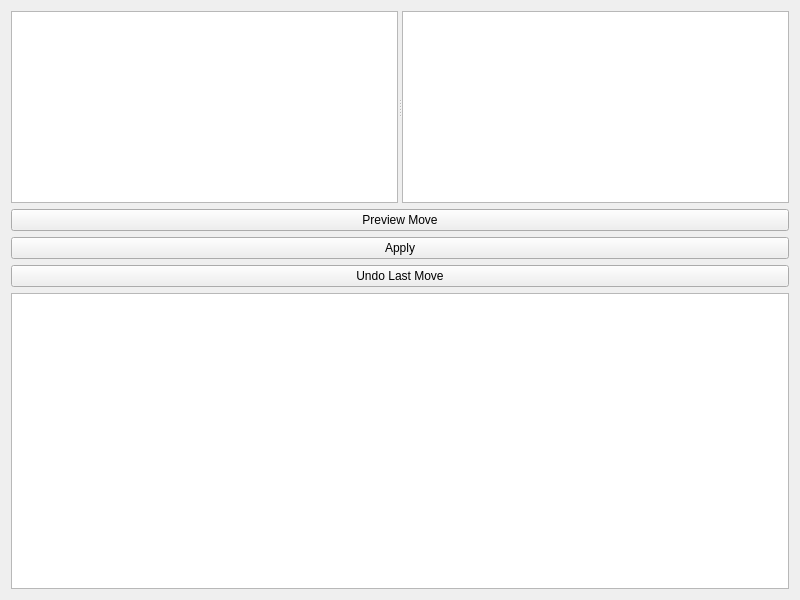
<?xml version="1.0" encoding="UTF-8"?>
<ui version="4.0">
 <class>AssetManagerWidget</class>
 <widget class="QWidget" name="AssetManagerWidget">
  <property name="geometry">
   <rect>
    <x>0</x>
    <y>0</y>
    <width>800</width>
    <height>600</height>
   </rect>
  </property>
  <property name="windowTitle">
   <string>Asset Manager</string>
  </property>
  <layout class="QVBoxLayout" name="verticalLayout">
   <item>
    <widget class="QSplitter" name="splitter">
     <property name="orientation">
      <enum>Qt::Horizontal</enum>
     </property>
     <widget class="QTreeView" name="source_tree"/>
     <widget class="QTreeView" name="dest_tree"/>
    </widget>
   </item>
   <item>
    <widget class="QPushButton" name="btn_preview">
     <property name="text">
      <string>Preview Move</string>
     </property>
    </widget>
   </item>
   <item>
    <widget class="QPushButton" name="btn_apply">
     <property name="text">
      <string>Apply</string>
     </property>
    </widget>
   </item>
   <item>
    <widget class="QPushButton" name="btn_undo">
     <property name="text">
      <string>Undo Last Move</string>
     </property>
    </widget>
   </item>
   <item>
    <widget class="QTextEdit" name="log_output"/>
   </item>
  </layout>
 </widget>
 <resources/>
 <connections/>
</ui>
